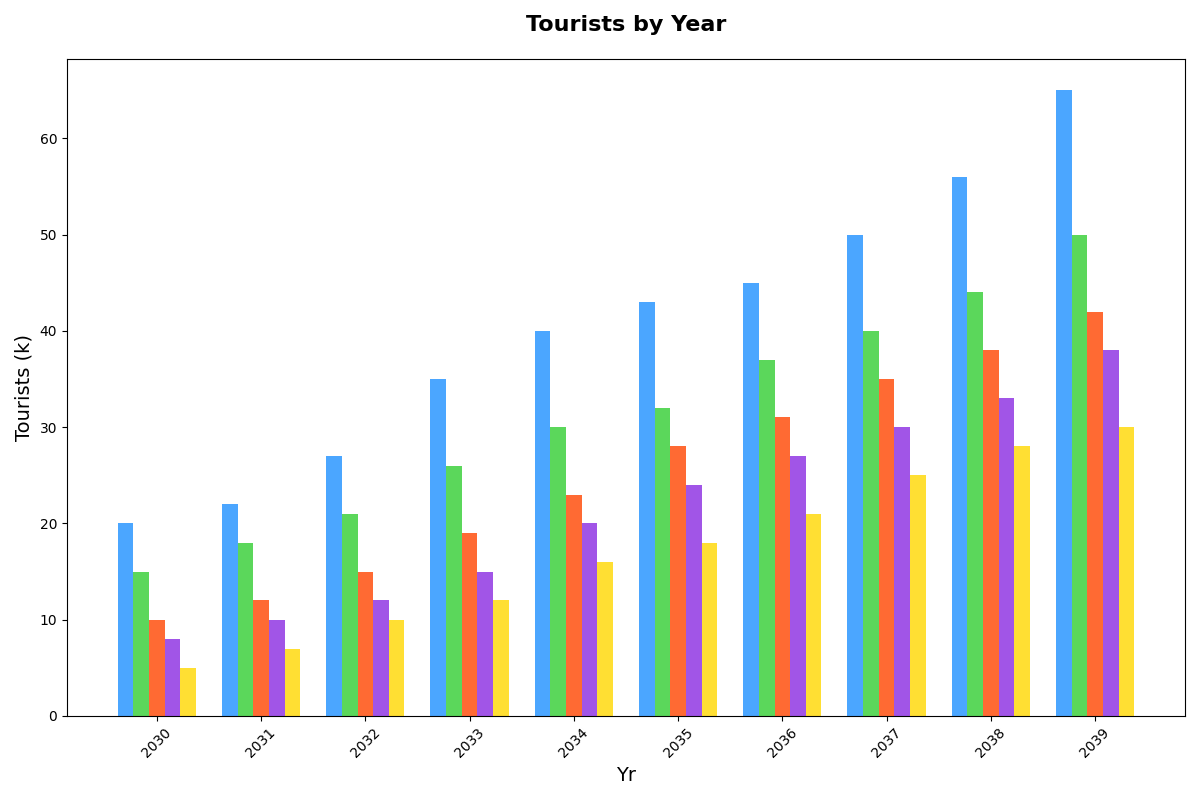

Write Python code to recreate this figure.
import matplotlib.pyplot as plt
import numpy as np

years = np.arange(2030, 2040)
data = {
    'A': [20, 22, 27, 35, 40, 43, 45, 50, 56, 65],
    'B': [15, 18, 21, 26, 30, 32, 37, 40, 44, 50],
    'C': [10, 12, 15, 19, 23, 28, 31, 35, 38, 42],
    'D': [8, 10, 12, 15, 20, 24, 27, 30, 33, 38],
    'E': [5, 7, 10, 12, 16, 18, 21, 25, 28, 30],
}

sorted_data = {planet: np.sort(tourists) for planet, tourists in data.items()}

fig, ax = plt.subplots(figsize=(12, 8))

bar_width = 0.15
x_indexes = np.arange(len(years))
offsets = np.linspace(-0.3, 0.3, len(data))

new_colors = ['#1E90FF', '#32CD32', '#FF4500', '#8A2BE2', '#FFD700']
for i, (planet, tourists) in enumerate(sorted_data.items()):
    ax.bar(x_indexes + offsets[i], tourists, width=bar_width, color=new_colors[i], alpha=0.8)

ax.set_title('Tourists by Year', fontsize=16, fontweight='bold', pad=20)
ax.set_xlabel('Yr', fontsize=14)
ax.set_ylabel('Tourists (k)', fontsize=14)
ax.set_xticks(x_indexes)
ax.set_xticklabels(years, rotation=45, fontsize=10)

plt.tight_layout()
plt.show()
